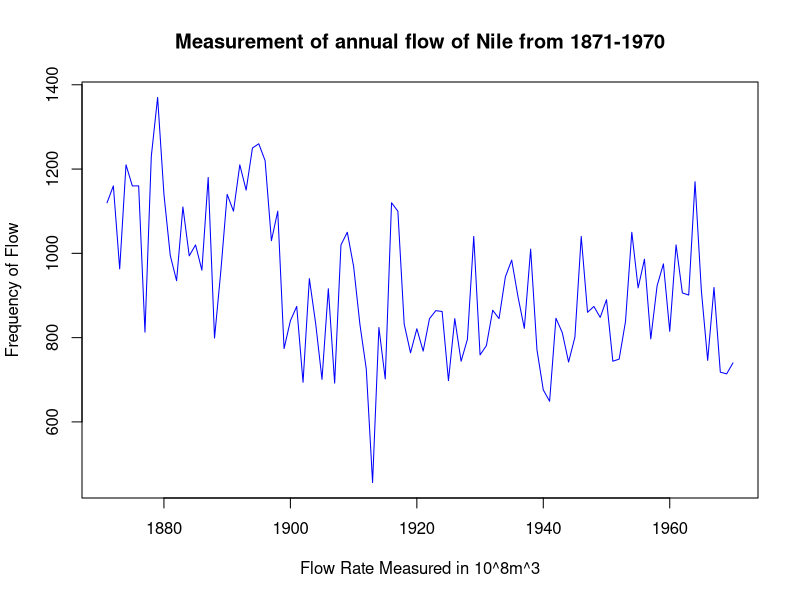

R code for this plot:
### SETUP ###
getwd()
library(datasets)
library(viridis)

data("Nile")

## DATA ##
class(Nile)
dim(Nile)
head(Nile)
summary(Nile)

## PLOTTING ## 
par(mfrow = c(1,1))
plot(Nile, breaks = 10, pch = 16, cex = 1.5, col = 'blue',
     main = 'Measurement of annual flow of Nile from 1871-1970', 
     xlab = 'Flow Rate Measured in 10^8m^3', ylab = 'Frequency of Flow')


freq_table <- table(Nile)
print(freq_table)


dev.off()
